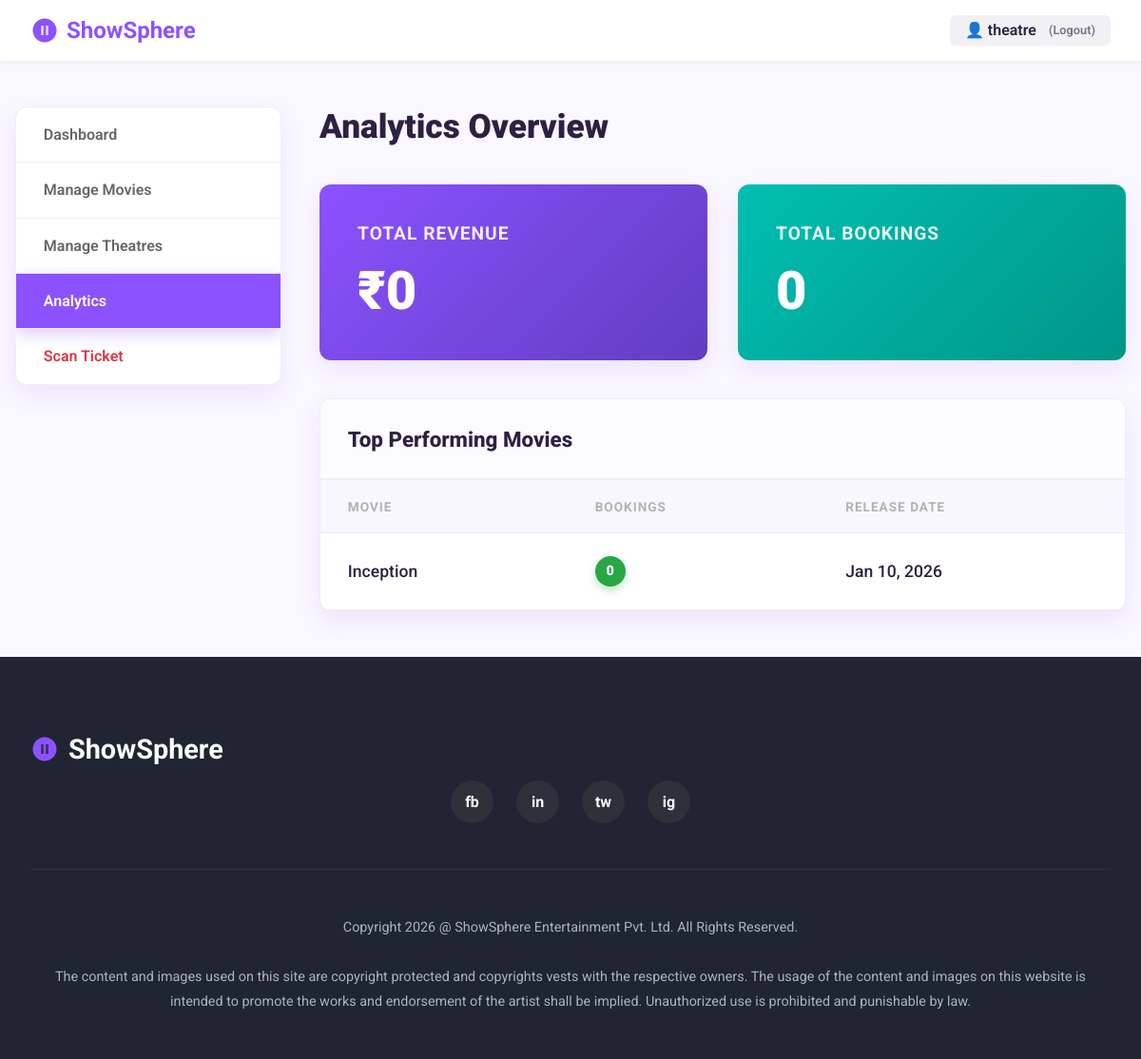
/theatre/analytics/ (signed in), run on the app's committed database.
### booking/models.py (models this page shows, shortened)
class CustomUser(AbstractUser):
    ROLE_CHOICES = [
        ('customer', 'Customer'),
        ('organizer', 'Event Organizer'),
        ('theatre_owner', 'Theatre Owner'),
        ('admin', 'Admin'),
    ]
    role = models.CharField(max_length=20, choices=ROLE_CHOICES, default='customer')
    city = models.ForeignKey('City', on_delete=models.SET_NULL, null=True, blank=True)
    phone = models.CharField(max_length=15, blank=True)
    email_verified = models.BooleanField(default=False)
    verification_token = models.CharField(max_length=100, blank=True)

class Movie(models.Model):
    STATUS_CHOICES = [
        ('pending', 'Pending Approval'),
        ('approved', 'Approved'),
        ('rejected', 'Rejected'),
    ]
    CERTIFICATION_CHOICES = [
        ('U', 'U - Universal'),
        ('UA', 'UA - Parental Guidance'),
        ('A', 'A - Adults Only'),
        ('S', 'S - Restricted'),
    ]
    theatre_owner = models.ForeignKey(TheatreOwnerProfile, on_delete=models.CASCADE, related_name='movies')
    title = models.CharField(max_length=200)
    description = models.TextField()
    genre = models.ForeignKey(Genre, on_delete=models.SET_NULL, null=True)
    language = models.ForeignKey(Language, on_delete=models.SET_NULL, null=True)
    duration = models.PositiveIntegerField(help_text='Duration in minutes')
    release_date = models.DateField()
    director = models.CharField(max_length=200, blank=True)
    cast = models.TextField(blank=True, help_text='Main cast members')
    certification = models.CharField(max_length=5, choices=CERTIFICATION_CHOICES, blank=True)
    poster = models.ImageField(upload_to='movie_posters/')
    trailer_url = models.URLField(blank=True, help_text='YouTube trailer URL')
    rating = models.DecimalField(max_digits=3, decimal_places=1, null=True, blank=True,
                                 validators=[MinValueValidator(0), MaxValueValidator(10)])
    status = models.CharField(max_length=20, choices=STATUS_CHOICES, default='pending')
    is_trending = models.BooleanField(default=False)
    created_at = models.DateTimeField(auto_now_add=True)
    updated_at = models.DateTimeField(auto_now=True)
    class Meta:
        ordering = ['-release_date']

### booking/views.py (the view)
# urls.py: path('theatre/analytics/', views.theatre_analytics, name='theatre_analytics'),
@approved_theatre_owner_required
def theatre_analytics(request):
    profile = request.user.theatre_profile
    total_bookings = Booking.objects.filter(
        show__movie__theatre_owner=profile,
        payment_status='completed'
    ).count()
    total_revenue = Booking.objects.filter(
        show__movie__theatre_owner=profile,
        payment_status='completed'
    ).aggregate(total=Sum('total_amount'))['total'] or 0
    movie_stats = Movie.objects.filter(theatre_owner=profile).annotate(
        booking_count=Count('shows__bookings', filter=Q(shows__bookings__payment_status='completed'))
    ).order_by('-booking_count')[:10]
    context = {
        'total_bookings': total_bookings,
        'total_revenue': total_revenue,
        'movie_stats': movie_stats,
    }
    return render(request, 'theatre/analytics.html', context)

### templates/theatre/analytics.html (shortened to what this page needs)
<!DOCTYPE html>
<html lang="en">
<head>
</head>
<body>
    <header class="header">
        <a href="{% url 'booking:home' %}" class="logo">
            <svg width="30" height="30" viewBox="0 0 24 24" fill="none" xmlns="http://www.w3.org/2000/svg">
                <circle cx="12" cy="12" r="10" fill="#8C52FF" fill-opacity="0.2" />
                <path
                    d="M12 2C6.48 2 2 6.48 2 12s4.48 10 10 10 10-4.48 10-10S17.52 2 12 2zm-1 14H9V8h2v8zm4 0h-2V8h2v8z"
                    fill="#8C52FF" />
            </svg>
            <span>ShowSphere</span>
        </a>
        <div class="auth-buttons">
            {% if user.is_authenticated %}
            <div id="auth-section" style="display: flex; align-items: center; gap: 10px;">
                <div style="background: #f0f0f5; padding: 0.4rem 1rem; border-radius: 6px; display: flex; align-items: center; gap: 8px; color: var(--text-color); font-weight: 600; cursor: pointer;"
                    onclick="window.location.href='{% url 'booking:logout' %}'">
                    👤 {{ user.username }} <span
                        style="font-size: 0.8rem; opacity: 0.6; margin-left:5px;">(Logout)</span>
                </div>
            </div>
            {% else %}
            <a href="{% url 'booking:login' %}" class="btn btn-primary">Sign In</a>
            {% endif %}
        </div>
    </header>
    <main class="main-layout">
        <aside class="sidebar">
            <ul class="sidebar-menu">
                <li class="sidebar-item"><a href="{% url 'booking:theatre_dashboard' %}">Dashboard</a></li>
                <li class="sidebar-item"><a href="{% url 'booking:manage_movies' %}">Manage Movies</a></li>
                <li class="sidebar-item"><a href="{% url 'booking:manage_theatres' %}">Manage Theatres</a></li>
                <li class="sidebar-item active"><a href="{% url 'booking:theatre_analytics' %}">Analytics</a></li>
                <li class="sidebar-item"><a href="{% url 'booking:scan_ticket' %}" style="color: #dc3545;">Scan
                        Ticket</a></li>
            </ul>
        </aside>
        <section class="content">
            <h1 class="page-title">Analytics Overview</h1>
            <div class="stats-grid">
                <div class="stat-card revenue">
                    <span class="stat-label">Total Revenue</span>
                    <div class="stat-value">₹{{ total_revenue }}</div>
                </div>
                <div class="stat-card bookings">
                    <span class="stat-label">Total Bookings</span>
                    <div class="stat-value">{{ total_bookings }}</div>
                </div>
            </div>
            <div class="table-card">
                <div class="table-header">
                    <h2>Top Performing Movies</h2>
                </div>
                <table>
                    <thead>
                        <tr>
                            <th>Movie</th>
                            <th>Bookings</th>
                            <th>Release Date</th>
                        </tr>
                    </thead>
                    <tbody>
                        {% for movie in movie_stats %}
                        <tr>
                            <td>{{ movie.title }}</td>
                            <td>
                                <div class="bookings-badge">{{ movie.booking_count }}</div>
                            </td>
                            <td>{{ movie.release_date|date:"M d, Y" }}</td>
                        </tr>
                        {% empty %}
                        <tr>
                            <td colspan="3" style="text-align:center; color: var(--text-light);">No bookings data
                                available yet.</td>
                        </tr>
                        {% endfor %}
                    </tbody>
                </table>
            </div>
        </section>
    </main>
    <footer class="footer">
        <div class="footer-content">
            <div class="footer-logo">
                <svg width="30" height="30" viewBox="0 0 24 24" fill="none" xmlns="http://www.w3.org/2000/svg">
                    <circle cx="12" cy="12" r="10" fill="#8C52FF" fill-opacity="0.2" />
                    <path
                        d="M12 2C6.48 2 2 6.48 2 12s4.48 10 10 10 10-4.48 10-10S17.52 2 12 2zm-1 14H9V8h2v8zm4 0h-2V8h2v8z"
                        fill="#8C52FF" />
                </svg>
                ShowSphere
            </div>
            <div class="social-links">
                <div class="social-circle">fb</div>
                <div class="social-circle">in</div>
                <div class="social-circle">tw</div>
                <div class="social-circle">ig</div>
            </div>
            <p class="footer-text">
                Copyright {% now "Y" %} @ ShowSphere Entertainment Pvt. Ltd. All Rights Reserved.
                <br><br>
                The content and images used on this site are copyright protected and copyrights vests with the
                respective owners. The usage of the content and images on this website is intended to promote the works
                and endorsement of the artist shall be implied. Unauthorized use is prohibited and punishable by law.
            </p>
        </div>
    </footer>
</body>
</html>

### templates/theatre/analytics.html (style rules this page uses)
:root { --primary-color: #8C52FF; --primary-hover: #7b40f2; --text-color: #2D2042; --text-light: #666666; --bg-color: #F9F7FF; --white: #FFFFFF; --success-green: #28a745; --cyan-color: #00BFB2; --border-radius: 12px; --shadow: 0 10px 25px rgba(140, 82, 255, 0.1); }
* { margin: 0; padding: 0; box-sizing: border-box; font-family: 'Roboto', sans-serif; }
body { background-color: var(--bg-color); color: var(--text-color); min-height: 100vh; display: flex; flex-direction: column; }
a { text-decoration: none; color: inherit; }
.header { background-color: var(--white); padding: 1rem 2rem; display: flex; justify-content: space-between; align-items: center; box-shadow: 0 2px 4px rgba(0, 0, 0, 0.05); position: sticky; top: 0; z-index: 1000; }
.logo { font-size: 1.5rem; font-weight: 700; display: flex; align-items: center; gap: 0.5rem; }
.logo span { color: var(--primary-color); }
.auth-buttons { display: flex; gap: 1.1rem; align-items: center; }
.main-layout { display: flex; flex: 1; max-width: 1400px; margin: 3rem auto; width: 100%; padding: 0 1rem; gap: 2.5rem; }
.sidebar { width: 280px; background: var(--white); border-radius: var(--border-radius); box-shadow: var(--shadow); overflow: hidden; height: fit-content; border: 1px solid #f0edf7; }
.sidebar-menu { list-style: none; }
.sidebar-item a { padding: 1.2rem 1.8rem; display: block; font-weight: 600; color: var(--text-light); transition: all 0.3s; border-bottom: 1px solid #f0edf7; }
.sidebar-item:last-child a { border-bottom: none; }
.sidebar-item.active a { background: var(--primary-color); color: white; box-shadow: 0 5px 15px rgba(140, 82, 255, 0.3); }
.content { flex: 1; }
.page-title { font-size: 2.2rem; font-weight: 900; color: var(--text-color); margin-bottom: 2.5rem; }
.stats-grid { display: grid; grid-template-columns: repeat(auto-fit, minmax(300px, 1fr)); gap: 2rem; margin-bottom: 2.5rem; }
.stat-card { padding: 2.5rem; border-radius: var(--border-radius); color: white; box-shadow: var(--shadow); position: relative; overflow: hidden; transition: transform 0.3s; }
.stat-card.revenue { background: linear-gradient(135deg, #8C52FF 0%, #613DC1 100%); }
.stat-card.bookings { background: linear-gradient(135deg, #00BFB2 0%, #009688 100%); }
.stat-label { font-size: 1.2rem; font-weight: 700; opacity: 0.9; margin-bottom: 1rem; display: block; text-transform: uppercase; letter-spacing: 1px; }
.stat-value { font-size: 3.5rem; font-weight: 900; }
.table-card { background: var(--white); border-radius: var(--border-radius); box-shadow: var(--shadow); overflow: hidden; border: 1px solid #f0edf7; }
.table-header { padding: 1.8rem; border-bottom: 2px solid #f0edf7; background: #fcfbff; }
.table-header h2 { font-size: 1.4rem; font-weight: 800; color: var(--text-color); }
table { width: 100%; border-collapse: collapse; }
th { background: #f8f7ff; padding: 1.2rem 1.8rem; font-size: 0.85rem; font-weight: 700; color: #b2b2b2; text-transform: uppercase; letter-spacing: 1px; text-align: left; border-bottom: 1px solid #f0edf7; }
td { padding: 1.5rem 1.8rem; border-bottom: 1px solid #f0edf7; font-size: 1.1rem; color: var(--text-color); font-weight: 500; }
.bookings-badge { width: 32px; height: 32px; background: var(--success-green); color: white; border-radius: 50%; display: flex; align-items: center; justify-content: center; font-weight: 900; font-size: 0.9rem; box-shadow: 0 4px 10px rgba(40, 167, 69, 0.3); }
.footer { background-color: #1f2533; color: #abb2bf; padding: 5rem 2rem 3rem; margin-top: auto; }
.footer-content { max-width: 1240px; margin: 0 auto; }
.footer-logo { color: white; font-size: 1.8rem; font-weight: 700; margin-bottom: 1rem; display: flex; align-items: center; gap: 10px; }
.footer-logo svg { width: 30px; height: 30px; }
.social-links { display: flex; gap: 1.5rem; margin-bottom: 3rem; justify-content: center; }
.social-circle { width: 45px; height: 45px; border-radius: 50%; background: #2d3139; display: flex; align-items: center; justify-content: center; color: white; font-weight: 700; transition: all 0.3s; }
.footer-text { text-align: center; font-size: 0.9rem; line-height: 1.8; border-top: 1px solid #2d3139; padding-top: 3rem; }

### data on the page
CustomUser: username "theatre"
Movie: title "Inception", booking_count "0", release_date "Jan 10, 2026"

### other printed values
{{ total_revenue }} "0"
{{ total_bookings }} "0"
